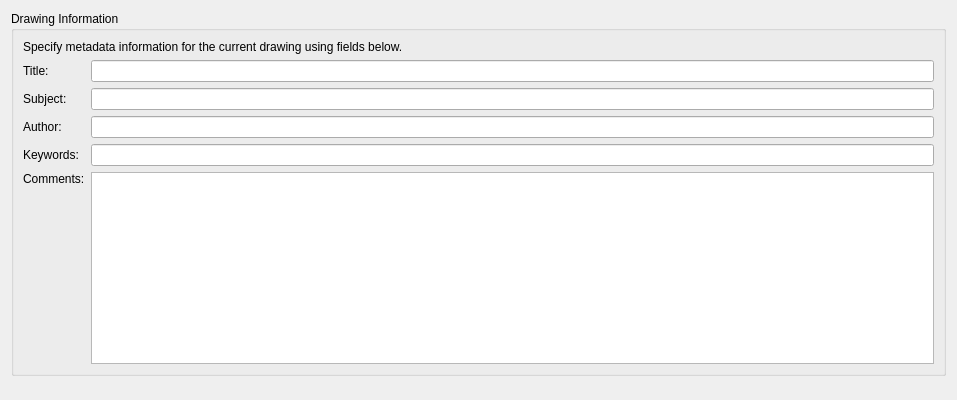
<?xml version="1.0" encoding="UTF-8"?>
<ui version="4.0">
 <class>LC_SettingsPageDrawingMeta</class>
 <widget class="QWidget" name="LC_SettingsPageDrawingMeta">
  <property name="geometry">
   <rect>
    <x>0</x>
    <y>0</y>
    <width>957</width>
    <height>400</height>
   </rect>
  </property>
  <layout class="QVBoxLayout" name="mainLayout">
   <item>
    <widget class="QGroupBox" name="gbMeta">
     <property name="title">
      <string>Drawing Information</string>
     </property>
     <layout class="QGridLayout" name="gridLayout_meta">
      <item row="1" column="1">
       <widget class="QLineEdit" name="leMetaTitle">
        <property name="toolTip">
         <string>Title

Specifies the title of the drawing.</string>
        </property>
       </widget>
      </item>
      <item row="5" column="0" alignment="Qt::AlignmentFlag::AlignTop">
       <widget class="QLabel" name="labelComments">
        <property name="text">
         <string>Comments:</string>
        </property>
        <property name="buddy">
         <cstring>teMetaComments</cstring>
        </property>
       </widget>
      </item>
      <item row="2" column="1">
       <widget class="QLineEdit" name="leMetaSubject">
        <property name="toolTip">
         <string>Subject

Specifies the subject of the drawing.</string>
        </property>
       </widget>
      </item>
      <item row="4" column="1">
       <widget class="QLineEdit" name="leMetaKeywords">
        <property name="toolTip">
         <string>Keywords

Specifies drawing-specific keywords.</string>
        </property>
       </widget>
      </item>
      <item row="1" column="0">
       <widget class="QLabel" name="labelTitle">
        <property name="text">
         <string>Title:</string>
        </property>
        <property name="buddy">
         <cstring>leMetaTitle</cstring>
        </property>
       </widget>
      </item>
      <item row="4" column="0">
       <widget class="QLabel" name="labelKeywords">
        <property name="text">
         <string>Keywords:</string>
        </property>
        <property name="buddy">
         <cstring>leMetaKeywords</cstring>
        </property>
       </widget>
      </item>
      <item row="3" column="1">
       <widget class="QLineEdit" name="leMetaAuthor">
        <property name="toolTip">
         <string>Author

Specifies the author of the drawing.</string>
        </property>
       </widget>
      </item>
      <item row="5" column="1">
       <widget class="QTextEdit" name="teMetaComments">
        <property name="toolTip">
         <string>Comments

Provides a space to add comments to the drawing.</string>
        </property>
       </widget>
      </item>
      <item row="2" column="0">
       <widget class="QLabel" name="labelSubject">
        <property name="text">
         <string>Subject:</string>
        </property>
        <property name="buddy">
         <cstring>leMetaSubject</cstring>
        </property>
       </widget>
      </item>
      <item row="3" column="0">
       <widget class="QLabel" name="labelAuthor">
        <property name="text">
         <string>Author:</string>
        </property>
        <property name="buddy">
         <cstring>leMetaAuthor</cstring>
        </property>
       </widget>
      </item>
      <item row="0" column="0" colspan="2">
       <widget class="QLabel" name="label">
        <property name="text">
         <string>Specify metadata information for the current drawing using fields below.</string>
        </property>
        <property name="wordWrap">
         <bool>true</bool>
        </property>
       </widget>
      </item>
     </layout>
    </widget>
   </item>
   <item>
    <spacer>
     <property name="orientation">
      <enum>Qt::Orientation::Vertical</enum>
     </property>
     <property name="sizeHint" stdset="0">
      <size>
       <width>0</width>
       <height>0</height>
      </size>
     </property>
    </spacer>
   </item>
  </layout>
 </widget>
 <resources/>
 <connections/>
</ui>
